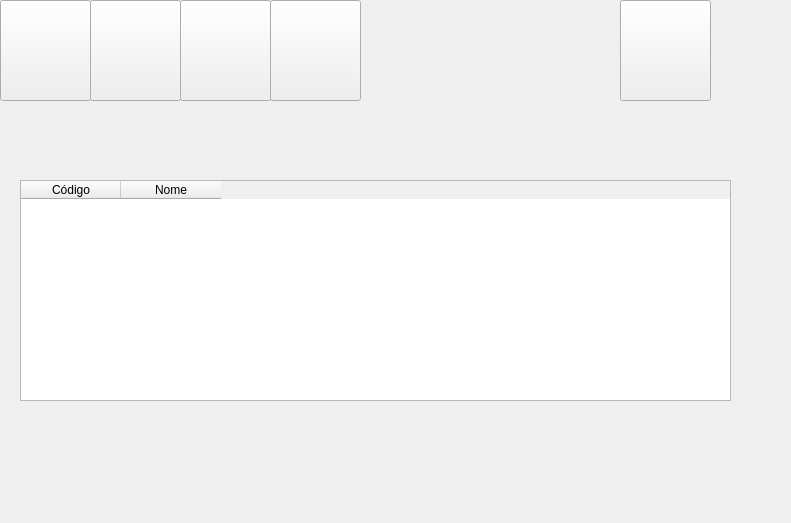
<?xml version="1.0" encoding="UTF-8"?>
<ui version="4.0">
 <class>Form</class>
 <widget class="QWidget" name="Form">
  <property name="geometry">
   <rect>
    <x>0</x>
    <y>0</y>
    <width>791</width>
    <height>523</height>
   </rect>
  </property>
  <property name="windowTitle">
   <string>Form</string>
  </property>
  <widget class="QPushButton" name="botao_adicionar">
   <property name="geometry">
    <rect>
     <x>0</x>
     <y>0</y>
     <width>91</width>
     <height>101</height>
    </rect>
   </property>
   <property name="styleSheet">
    <string notr="true">image: url(:/botao_adicionar/icones/adicionar.png)</string>
   </property>
   <property name="text">
    <string/>
   </property>
  </widget>
  <widget class="QPushButton" name="botao_alterar">
   <property name="geometry">
    <rect>
     <x>90</x>
     <y>0</y>
     <width>91</width>
     <height>101</height>
    </rect>
   </property>
   <property name="styleSheet">
    <string notr="true">image: url(:/botao_alterar/icones/alterar.png)</string>
   </property>
   <property name="text">
    <string/>
   </property>
  </widget>
  <widget class="QPushButton" name="botao_consultar">
   <property name="geometry">
    <rect>
     <x>180</x>
     <y>0</y>
     <width>91</width>
     <height>101</height>
    </rect>
   </property>
   <property name="styleSheet">
    <string notr="true">image: url(:/botao_consultar/icones/consultar.png)</string>
   </property>
   <property name="text">
    <string/>
   </property>
  </widget>
  <widget class="QPushButton" name="botao_excluir">
   <property name="geometry">
    <rect>
     <x>270</x>
     <y>0</y>
     <width>91</width>
     <height>101</height>
    </rect>
   </property>
   <property name="styleSheet">
    <string notr="true">image: url(:/botao_excluir/icones/excluir.png)</string>
   </property>
   <property name="text">
    <string/>
   </property>
  </widget>
  <widget class="QPushButton" name="botao_retornar">
   <property name="geometry">
    <rect>
     <x>620</x>
     <y>0</y>
     <width>91</width>
     <height>101</height>
    </rect>
   </property>
   <property name="styleSheet">
    <string notr="true">image: url(:/botao_retornar/icones/retornar.png)</string>
   </property>
   <property name="text">
    <string/>
   </property>
  </widget>
  <widget class="QTableWidget" name="tabela">
   <property name="geometry">
    <rect>
     <x>20</x>
     <y>180</y>
     <width>711</width>
     <height>221</height>
    </rect>
   </property>
   <column>
    <property name="text">
     <string>Código</string>
    </property>
   </column>
   <column>
    <property name="text">
     <string>Nome</string>
    </property>
   </column>
  </widget>
 </widget>
 <resources>
  <include location="botao_adicionar.qrc"/>
  <include location="botao_retornar.qrc"/>
  <include location="botao_excluir.qrc"/>
  <include location="botao_consultar.qrc"/>
  <include location="botao_alterar.qrc"/>
 </resources>
 <connections/>
</ui>
